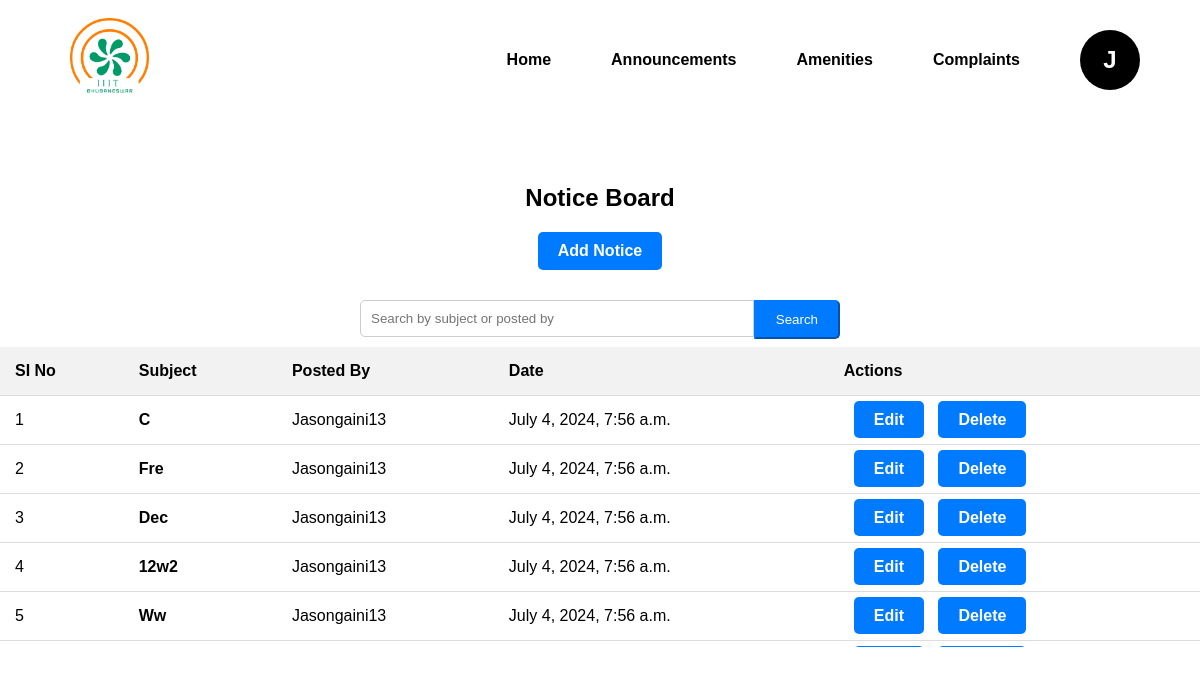
The page /notice_board/ (signed in) on the database its author committed.
### users/models.py (models this page shows, shortened)
class Notice(models.Model):
    subject = models.CharField(max_length=255)
    message = models.TextField()
    posted_by = models.ForeignKey(User, on_delete=models.CASCADE)
    date_posted = models.DateTimeField(auto_now_add=True)

### users/views.py (the view)
# urls.py: path('notice_board/', views.notice_list, name='notice_list'),
@login_required
def notice_list(request):
    query = request.GET.get('q')
    if query:
        notices = Notice.objects.filter(Q(subject__icontains=query) | Q(posted_by__username__icontains=query)).order_by('-date_posted')
    else:
        notices = Notice.objects.all().order_by('-date_posted')
    return render(request, 'noticeboard.html', {'notices': notices})

### users/context_processors.py (called while the page is built)
def cloak_room_settings(request):
    settings = CloakRoomSettings.objects.first()
    return {
        'settings': settings
    }

### users/templates/noticeboard.html (shortened to what this page needs)
{% extends 'faculty_base.html' %}
{% block content %}
{% load static %}
<link rel="stylesheet" href="{% static 'css/noticeboard.css' %}">
<div class="container mt-4">
    <h2>Notice Board</h2>
    {% if user.is_authenticated %}
    <div class="d-flex justify-content-center mt-3">
        <a href="{% url 'add_notice' %}" class="btn btn-addnotice btn-sm">Add Notice</a>
    </div>
    {% endif %}
    <form method="GET" action="{% url 'notice_list' %}" class="form-inline search-bar d-flex justify-content-center align-items-center">
        <div class="input-group search-bar-group">
            <input type="text" class="form-control form-control-lg" name="q" placeholder="Search by subject or posted by" value="{{ request.GET.q }}">
            <div class="input-group-append">
                <button type="submit" class="btn btn-primary btn-lg">Search</button>
            </div>
        </div>
    </form>
    <div class="table-responsive">
        <table class="table table-striped mt-3">
            <thead>
                <tr>
                    <th>SI No</th>
                    <th>Subject</th>
                    <th>Posted By</th>
                    <th>Date</th>
                    <th>Actions</th>
                </tr>
            </thead>
            <tbody>
                {% for notice in notices %}
                <tr>
                    <td>{{ forloop.counter }}</td>
                    <td><a href="{% url 'notice_detail' notice.pk %}">{{ notice.subject|capfirst }}</a></td>
                    <td>{{ notice.posted_by.username|capfirst }}</td>
                    <td>{{ notice.date_posted }}</td>
                    <td class="actions-cell">
                        {% if user == notice.posted_by %}
                        <a href="{% url 'edit_notice' notice.pk %}" class="btn btn-edit-delete btn-sm">Edit</a>
                        <a href="{% url 'delete_notice' notice.pk %}" class="btn btn-edit-delete btn-sm">Delete</a>
                        {% endif %}
                    </td>
                </tr>
                {% endfor %}
            </tbody>
        </table>
    </div>
</div>
{% endblock %}

### users/templates/faculty_base.html (shortened to what this page needs)
{% load static %}
<!DOCTYPE html>
<html lang="en">
<head>
    <link rel="stylesheet" href="{% static 'css/dashboard_styles.css' %}">
    <link rel="stylesheet" href="https://cdnjs.cloudflare.com/ajax/libs/font-awesome/6.0.0-beta3/css/all.min.css">
</head>
<body>
<nav>
    <div class="logo">
        <img src="{% static 'images/home_logo.png' %}" alt="Logo">
    </div>
    <div class="list-items">
        <ul class="nav-links">
            <li><a href="{% url 'faculty_dashboard' %}">Home</a></li>
            <li><a href="{% url 'notice_list' %}">Announcements</a></li>
            <li class="dropdown">
                <a href="#">Amenities</a>
            </li>
            <li><a href="{% url 'faculty_complaints_list' %}">Complaints</a></li>
            <li class="profile dropdown">
                <a href="#" id="profileDropdown" role="button">
                    <div class="profile-initial">{{ request.user.username|slice:":1"|capfirst }}</div>
                </a>
            </li>
        </ul>
    </div>
</nav>
<div class="container mt-4">
    {% block content %}
    {% endblock %}
</div>
</body>
</html>

### static/css/dashboard_styles.css (style rules this page uses)
* { margin: 0; padding: 0; box-sizing: border-box; }
body { font-family: 'Roboto', sans-serif; }
nav { display: flex; align-items: center; justify-content: space-between; background-color: white; padding: 0 20px; width: 100%; height: 120px; margin: 0; }
.logo img { height: 80px; margin-left: 50px; }
.nav-links { list-style: none; display: flex; flex: 1; justify-content: flex-end; align-items: center; }
.nav-links li { position: relative; margin-right: 20px; }
.nav-links a { font-size: 16px; font-weight: 550; color: black; text-decoration: none; padding: 15px 20px; display: block; }
.profile { display: flex; align-items: center; cursor: pointer; }
.profile-initial { width: 60px; height: 60px; background-color: black; color: white; display: flex; align-items: center; justify-content: center; border-radius: 50%; font-size: 24px; font-weight: bold; }

### static/css/noticeboard.css (style rules this page uses)
* { margin: 0; padding: 0; box-sizing: border-box; }
html, body { height: 100%; overflow: hidden; }
body { font-family: Arial, sans-serif; justify-content: center; align-items: center; }
.container { margin-top: 4rem; }
h2 { text-align: center; margin-bottom: 20px; }
.search-bar .search-bar-group { width: 40%; margin: 0 auto; display: flex; }
.search-bar .form-control { flex: 1; padding: 10px; border-radius: 5px 0 0 5px; border: 1px solid #ccc; }
.search-bar .input-group-append .btn-primary { background-color: #007bff; border-color: #007bff; padding: 10px 20px; border-radius: 0 5px 5px 0; color: white; }
.button-group .btn-primary, .btn-edit-delete { background-color: #007bff; border-color: #007bff; padding: 10px 20px; border-radius: 5px; color: white; margin-left: 10px; text-decoration: none; white-space: nowrap; }
.btn-addnotice { background-color: #007bff; border-color: #007bff; padding: 10px 20px; border-radius: 5px; color: white; text-decoration: none; white-space: nowrap; }
.table { width: 100%; border-collapse: collapse; overflow-x: auto; }
.table th, .table td { padding: 15px; text-align: left; border-bottom: 1px solid #ddd; }
.table th { background-color: #f2f2f2; }
.mt-4 { margin-top: 4rem !important; }
form { margin-top: 20px; }
form .btn-primary { background-color: #007bff; border-color: #007bff; padding: 8px 16px; border-radius: 5px; color: white; margin-top: 10px; }
form input, form textarea, form select { width: 40%; padding: 10px; margin: 10px 0; border-radius: 5px; border: 1px solid #ccc; }
.d-flex { display: flex; }
.justify-content-center { justify-content: center; }
.align-items-center { align-items: center; }
.table-responsive { max-height: 300px; overflow-y: auto; }

### users/templates/noticeboard.html (style rules this page uses)
a { text-decoration: none; color: black; font-weight: bold; }

### rows shown on the page
Notice: subject "C", posted_by.username "Jasongaini13", date_posted "July 4, 2024, 7:56 a.m.", shows "Edit"
Notice: subject "Fre", posted_by.username "Jasongaini13", date_posted "July 4, 2024, 7:56 a.m.", shows "Edit"
Notice: subject "Dec", posted_by.username "Jasongaini13", date_posted "July 4, 2024, 7:56 a.m.", shows "Edit"
Notice: subject "12w2", posted_by.username "Jasongaini13", date_posted "July 4, 2024, 7:56 a.m.", shows "Edit"
Notice: subject "Ww", posted_by.username "Jasongaini13", date_posted "July 4, 2024, 7:56 a.m.", shows "Edit"

### other values the page prints
{{ request.user.username|slice:":1"|capfirst }} "J"
